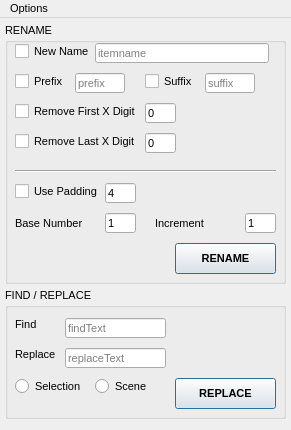
<?xml version="1.0" encoding="UTF-8"?>
<ui version="4.0">
 <class>mxr_renamer_window</class>
 <widget class="QMainWindow" name="mxr_renamer_window">
  <property name="windowModality">
   <enum>Qt::NonModal</enum>
  </property>
  <property name="geometry">
   <rect>
    <x>0</x>
    <y>0</y>
    <width>291</width>
    <height>430</height>
   </rect>
  </property>
  <property name="sizePolicy">
   <sizepolicy hsizetype="Fixed" vsizetype="Fixed">
    <horstretch>0</horstretch>
    <verstretch>0</verstretch>
   </sizepolicy>
  </property>
  <property name="minimumSize">
   <size>
    <width>291</width>
    <height>430</height>
   </size>
  </property>
  <property name="maximumSize">
   <size>
    <width>291</width>
    <height>430</height>
   </size>
  </property>
  <property name="baseSize">
   <size>
    <width>0</width>
    <height>0</height>
   </size>
  </property>
  <property name="font">
   <font>
    <pointsize>8</pointsize>
   </font>
  </property>
  <property name="windowTitle">
   <string>3DS Renamer</string>
  </property>
  <widget class="QWidget" name="centralwidget">
   <widget class="QGroupBox" name="groupBox_2">
    <property name="geometry">
     <rect>
      <x>5</x>
      <y>5</y>
      <width>281</width>
      <height>261</height>
     </rect>
    </property>
    <property name="font">
     <font>
      <family>Segoe UI</family>
     </font>
    </property>
    <property name="title">
     <string>RENAME</string>
    </property>
    <widget class="QCheckBox" name="chk_name">
     <property name="geometry">
      <rect>
       <x>10</x>
       <y>20</y>
       <width>119</width>
       <height>17</height>
      </rect>
     </property>
     <property name="maximumSize">
      <size>
       <width>150</width>
       <height>16777215</height>
      </size>
     </property>
     <property name="font">
      <font>
       <family>Segoe UI</family>
      </font>
     </property>
     <property name="text">
      <string>New Name</string>
     </property>
    </widget>
    <widget class="QLineEdit" name="line_name">
     <property name="geometry">
      <rect>
       <x>90</x>
       <y>20</y>
       <width>174</width>
       <height>20</height>
      </rect>
     </property>
     <property name="font">
      <font>
       <family>Segoe UI</family>
      </font>
     </property>
     <property name="inputMask">
      <string/>
     </property>
     <property name="maxLength">
      <number>80</number>
     </property>
     <property name="cursorPosition">
      <number>0</number>
     </property>
     <property name="placeholderText">
      <string>itemname</string>
     </property>
    </widget>
    <widget class="QCheckBox" name="chk_prefix">
     <property name="geometry">
      <rect>
       <x>10</x>
       <y>50</y>
       <width>61</width>
       <height>17</height>
      </rect>
     </property>
     <property name="maximumSize">
      <size>
       <width>150</width>
       <height>16777215</height>
      </size>
     </property>
     <property name="font">
      <font>
       <family>Segoe UI</family>
      </font>
     </property>
     <property name="text">
      <string>Prefix</string>
     </property>
    </widget>
    <widget class="QLineEdit" name="line_prefix">
     <property name="geometry">
      <rect>
       <x>70</x>
       <y>50</y>
       <width>50</width>
       <height>20</height>
      </rect>
     </property>
     <property name="maximumSize">
      <size>
       <width>50</width>
       <height>16777215</height>
      </size>
     </property>
     <property name="font">
      <font>
       <family>Segoe UI</family>
      </font>
     </property>
     <property name="maxLength">
      <number>80</number>
     </property>
     <property name="placeholderText">
      <string>prefix</string>
     </property>
    </widget>
    <widget class="QCheckBox" name="chk_suffix">
     <property name="geometry">
      <rect>
       <x>140</x>
       <y>50</y>
       <width>51</width>
       <height>17</height>
      </rect>
     </property>
     <property name="maximumSize">
      <size>
       <width>150</width>
       <height>16777215</height>
      </size>
     </property>
     <property name="font">
      <font>
       <family>Segoe UI</family>
      </font>
     </property>
     <property name="text">
      <string>Suffix</string>
     </property>
    </widget>
    <widget class="QLineEdit" name="line_suffix">
     <property name="geometry">
      <rect>
       <x>200</x>
       <y>50</y>
       <width>50</width>
       <height>20</height>
      </rect>
     </property>
     <property name="maximumSize">
      <size>
       <width>50</width>
       <height>16777215</height>
      </size>
     </property>
     <property name="font">
      <font>
       <family>Segoe UI</family>
      </font>
     </property>
     <property name="placeholderText">
      <string>suffix</string>
     </property>
    </widget>
    <widget class="QCheckBox" name="chk_removefirst">
     <property name="geometry">
      <rect>
       <x>10</x>
       <y>80</y>
       <width>121</width>
       <height>17</height>
      </rect>
     </property>
     <property name="maximumSize">
      <size>
       <width>150</width>
       <height>16777215</height>
      </size>
     </property>
     <property name="font">
      <font>
       <family>Segoe UI</family>
      </font>
     </property>
     <property name="text">
      <string>Remove First X Digit</string>
     </property>
    </widget>
    <widget class="QLineEdit" name="line_removefirst">
     <property name="geometry">
      <rect>
       <x>140</x>
       <y>80</y>
       <width>31</width>
       <height>20</height>
      </rect>
     </property>
     <property name="maximumSize">
      <size>
       <width>50</width>
       <height>16777215</height>
      </size>
     </property>
     <property name="font">
      <font>
       <family>Segoe UI</family>
      </font>
     </property>
     <property name="inputMask">
      <string/>
     </property>
     <property name="text">
      <string>0</string>
     </property>
     <property name="placeholderText">
      <string/>
     </property>
    </widget>
    <widget class="QCheckBox" name="chk_removelast">
     <property name="geometry">
      <rect>
       <x>10</x>
       <y>110</y>
       <width>121</width>
       <height>17</height>
      </rect>
     </property>
     <property name="maximumSize">
      <size>
       <width>150</width>
       <height>16777215</height>
      </size>
     </property>
     <property name="font">
      <font>
       <family>Segoe UI</family>
      </font>
     </property>
     <property name="text">
      <string>Remove Last X Digit</string>
     </property>
    </widget>
    <widget class="QLineEdit" name="line_removelast">
     <property name="geometry">
      <rect>
       <x>140</x>
       <y>110</y>
       <width>31</width>
       <height>20</height>
      </rect>
     </property>
     <property name="maximumSize">
      <size>
       <width>50</width>
       <height>16777215</height>
      </size>
     </property>
     <property name="font">
      <font>
       <family>Segoe UI</family>
      </font>
     </property>
     <property name="inputMask">
      <string/>
     </property>
     <property name="text">
      <string>0</string>
     </property>
     <property name="maxLength">
      <number>80</number>
     </property>
     <property name="cursorPosition">
      <number>1</number>
     </property>
     <property name="placeholderText">
      <string/>
     </property>
    </widget>
    <widget class="QPushButton" name="btn_rename">
     <property name="geometry">
      <rect>
       <x>170</x>
       <y>220</y>
       <width>101</width>
       <height>31</height>
      </rect>
     </property>
     <property name="font">
      <font>
       <family>Segoe UI</family>
       <weight>75</weight>
       <bold>true</bold>
      </font>
     </property>
     <property name="styleSheet">
      <string notr="true"/>
     </property>
     <property name="text">
      <string>RENAME</string>
     </property>
     <property name="default">
      <bool>true</bool>
     </property>
     <property name="flat">
      <bool>false</bool>
     </property>
    </widget>
    <widget class="QCheckBox" name="chk_number">
     <property name="enabled">
      <bool>true</bool>
     </property>
     <property name="geometry">
      <rect>
       <x>10</x>
       <y>160</y>
       <width>91</width>
       <height>17</height>
      </rect>
     </property>
     <property name="font">
      <font>
       <family>Segoe UI</family>
      </font>
     </property>
     <property name="text">
      <string>Use Padding</string>
     </property>
    </widget>
    <widget class="QLabel" name="label_basenumber">
     <property name="geometry">
      <rect>
       <x>10</x>
       <y>190</y>
       <width>71</width>
       <height>20</height>
      </rect>
     </property>
     <property name="font">
      <font>
       <family>Segoe UI</family>
      </font>
     </property>
     <property name="text">
      <string>Base Number</string>
     </property>
    </widget>
    <widget class="QLineEdit" name="line_basenumber">
     <property name="geometry">
      <rect>
       <x>100</x>
       <y>190</y>
       <width>31</width>
       <height>20</height>
      </rect>
     </property>
     <property name="font">
      <font>
       <family>Segoe UI</family>
      </font>
     </property>
     <property name="text">
      <string>1</string>
     </property>
    </widget>
    <widget class="QLabel" name="label_step">
     <property name="geometry">
      <rect>
       <x>150</x>
       <y>190</y>
       <width>61</width>
       <height>20</height>
      </rect>
     </property>
     <property name="font">
      <font>
       <family>Segoe UI</family>
      </font>
     </property>
     <property name="text">
      <string>Increment</string>
     </property>
    </widget>
    <widget class="QLineEdit" name="line_step">
     <property name="geometry">
      <rect>
       <x>240</x>
       <y>190</y>
       <width>31</width>
       <height>20</height>
      </rect>
     </property>
     <property name="font">
      <font>
       <family>Segoe UI</family>
      </font>
     </property>
     <property name="text">
      <string>1</string>
     </property>
     <property name="maxLength">
      <number>100</number>
     </property>
    </widget>
    <widget class="QLineEdit" name="line_padding">
     <property name="geometry">
      <rect>
       <x>100</x>
       <y>160</y>
       <width>31</width>
       <height>20</height>
      </rect>
     </property>
     <property name="font">
      <font>
       <family>Segoe UI</family>
      </font>
     </property>
     <property name="text">
      <string>4</string>
     </property>
     <property name="maxLength">
      <number>8</number>
     </property>
    </widget>
    <widget class="Line" name="line">
     <property name="geometry">
      <rect>
       <x>10</x>
       <y>140</y>
       <width>261</width>
       <height>16</height>
      </rect>
     </property>
     <property name="font">
      <font>
       <family>Segoe UI</family>
      </font>
     </property>
     <property name="orientation">
      <enum>Qt::Horizontal</enum>
     </property>
    </widget>
   </widget>
   <widget class="QGroupBox" name="groupBox_3">
    <property name="geometry">
     <rect>
      <x>5</x>
      <y>270</y>
      <width>281</width>
      <height>131</height>
     </rect>
    </property>
    <property name="font">
     <font>
      <family>Segoe UI</family>
     </font>
    </property>
    <property name="title">
     <string>FIND / REPLACE</string>
    </property>
    <widget class="QLineEdit" name="line_find">
     <property name="geometry">
      <rect>
       <x>60</x>
       <y>30</y>
       <width>101</width>
       <height>20</height>
      </rect>
     </property>
     <property name="font">
      <font>
       <family>Segoe UI</family>
      </font>
     </property>
     <property name="inputMask">
      <string/>
     </property>
     <property name="maxLength">
      <number>80</number>
     </property>
     <property name="cursorPosition">
      <number>0</number>
     </property>
     <property name="placeholderText">
      <string>findText</string>
     </property>
    </widget>
    <widget class="QPushButton" name="btn_replace">
     <property name="geometry">
      <rect>
       <x>170</x>
       <y>90</y>
       <width>101</width>
       <height>31</height>
      </rect>
     </property>
     <property name="font">
      <font>
       <family>Segoe UI</family>
       <weight>75</weight>
       <bold>true</bold>
      </font>
     </property>
     <property name="styleSheet">
      <string notr="true"/>
     </property>
     <property name="text">
      <string>REPLACE</string>
     </property>
     <property name="default">
      <bool>true</bool>
     </property>
     <property name="flat">
      <bool>false</bool>
     </property>
    </widget>
    <widget class="QLabel" name="label">
     <property name="geometry">
      <rect>
       <x>10</x>
       <y>30</y>
       <width>47</width>
       <height>13</height>
      </rect>
     </property>
     <property name="font">
      <font>
       <family>Segoe UI</family>
      </font>
     </property>
     <property name="text">
      <string>Find</string>
     </property>
    </widget>
    <widget class="QLabel" name="label_2">
     <property name="geometry">
      <rect>
       <x>10</x>
       <y>60</y>
       <width>47</width>
       <height>13</height>
      </rect>
     </property>
     <property name="font">
      <font>
       <family>Segoe UI</family>
      </font>
     </property>
     <property name="text">
      <string>Replace</string>
     </property>
    </widget>
    <widget class="QLineEdit" name="line_replace">
     <property name="geometry">
      <rect>
       <x>60</x>
       <y>60</y>
       <width>101</width>
       <height>20</height>
      </rect>
     </property>
     <property name="font">
      <font>
       <family>Segoe UI</family>
      </font>
     </property>
     <property name="inputMask">
      <string/>
     </property>
     <property name="maxLength">
      <number>80</number>
     </property>
     <property name="cursorPosition">
      <number>0</number>
     </property>
     <property name="placeholderText">
      <string>replaceText</string>
     </property>
    </widget>
    <widget class="QRadioButton" name="rad_selection">
     <property name="geometry">
      <rect>
       <x>10</x>
       <y>90</y>
       <width>71</width>
       <height>17</height>
      </rect>
     </property>
     <property name="font">
      <font>
       <family>Segoe UI</family>
      </font>
     </property>
     <property name="text">
      <string>Selection</string>
     </property>
    </widget>
    <widget class="QRadioButton" name="rad_scene">
     <property name="geometry">
      <rect>
       <x>90</x>
       <y>90</y>
       <width>61</width>
       <height>17</height>
      </rect>
     </property>
     <property name="font">
      <font>
       <family>Segoe UI</family>
      </font>
     </property>
     <property name="text">
      <string>Scene</string>
     </property>
    </widget>
   </widget>
  </widget>
  <widget class="QMenuBar" name="menuBar">
   <property name="geometry">
    <rect>
     <x>0</x>
     <y>0</y>
     <width>291</width>
     <height>21</height>
    </rect>
   </property>
   <widget class="QMenu" name="menuOptions">
    <property name="title">
     <string>Options</string>
    </property>
    <addaction name="mnu_underscore"/>
   </widget>
   <addaction name="menuOptions"/>
  </widget>
  <action name="mnu_underscore">
   <property name="checkable">
    <bool>true</bool>
   </property>
   <property name="checked">
    <bool>true</bool>
   </property>
   <property name="text">
    <string>Automatic underscores</string>
   </property>
  </action>
 </widget>
 <tabstops>
  <tabstop>btn_rename</tabstop>
 </tabstops>
 <resources/>
 <connections/>
</ui>
